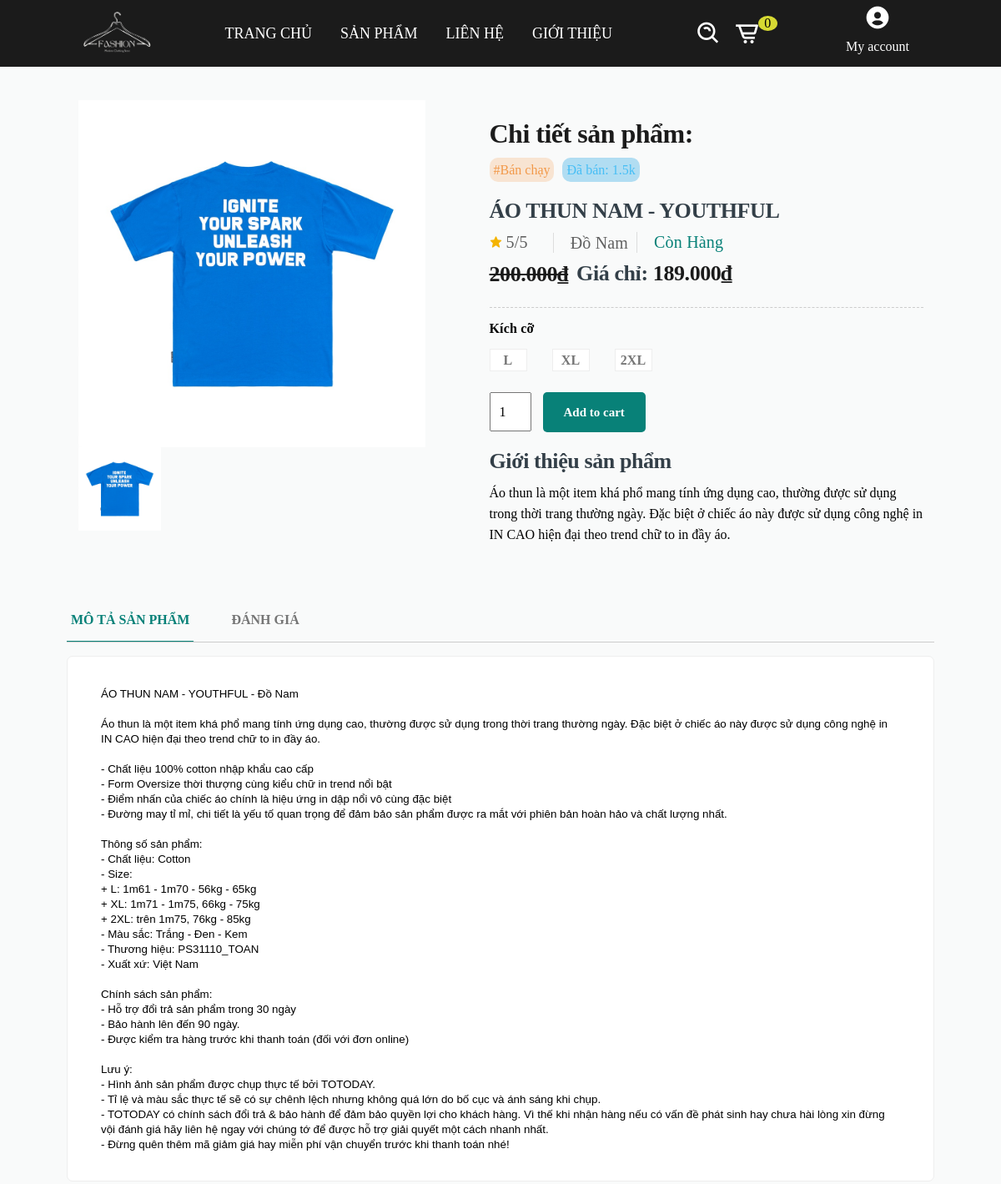
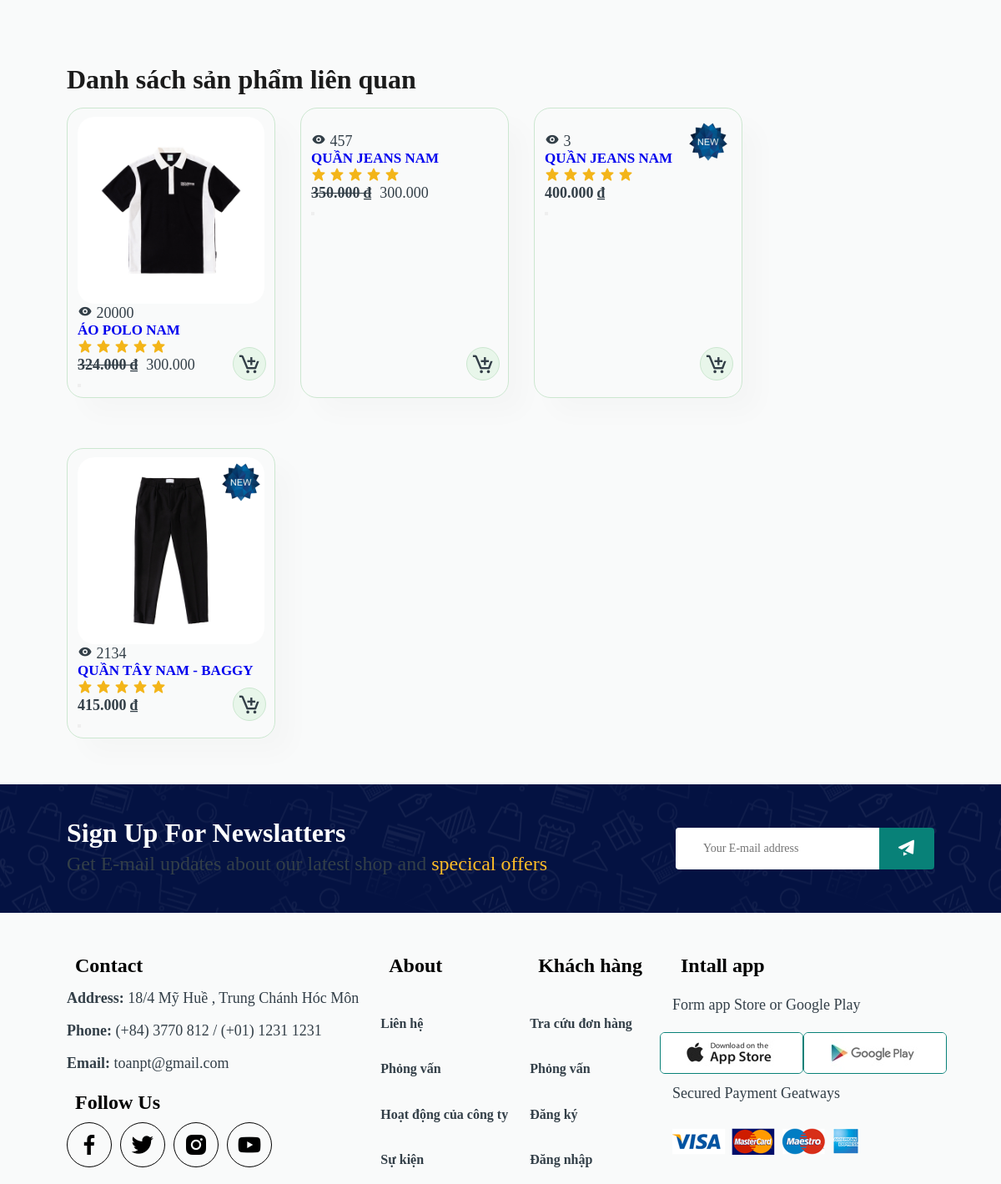
The page /index.php?page=details&id=2 on the database its author committed (2 pictures, top to bottom).
### tables this page shows
CREATE TABLE `sanpham` (
  `id` int(6) NOT NULL,
  `tensp` varchar(100) NOT NULL,
  `hinhanh` varchar(200) NOT NULL,
  `variant` longtext NOT NULL,
  `giasp` float NOT NULL,
  `khuyenmai` int(6) NOT NULL,
  `view` int(10) NOT NULL,
  `trangthai` int(6) NOT NULL DEFAULT 0 COMMENT ' 0= sản phẩm thường ;\r\n1=best seler;\r\n 2=new  ;\r\n',
  `mota` varchar(300) NOT NULL,
  `size` varchar(10) NOT NULL COMMENT 'S,M,XL,XXL',
  `mausac` varchar(6) NOT NULL DEFAULT '0',
  `iddm` int(6) NOT NULL
);

CREATE TABLE `danhmuc` (
  `id` int(6) NOT NULL,
  `tendm` varchar(50) NOT NULL,
  `noidung` varchar(100) NOT NULL,
  `hinhanh` varchar(200) NOT NULL,
  `parent` int(6) NOT NULL,
  `hienthi` int(6) NOT NULL DEFAULT 0
);

### dao/pdo.php (called while the page is built, shortened)
<?php
function pdo_get_connection(){
    $dburl = "mysql:host=localhost;dbname=daaa;charset=utf8";
    $username = 'root';
    $password = '';
    $conn = new PDO($dburl, $username, $password);
    $conn->setAttribute(PDO::ATTR_ERRMODE, PDO::ERRMODE_EXCEPTION);
    return $conn;
}
function pdo_query($sql){
    $sql_args = array_slice(func_get_args(), 1);
    try{
        $conn = pdo_get_connection();
        $stmt = $conn->prepare($sql);
        $stmt->execute($sql_args);
        $rows = $stmt->fetchAll();
        return $rows;
    }
    catch(PDOException $e){
        throw $e;
    }
    finally{
        unset($conn);
    }
}
function pdo_query_one($sql) {
    $sql_args = array_slice(func_get_args(), 1);
    try {
        $conn = pdo_get_connection();
        $stmt = $conn->prepare($sql);
        $stmt->execute($sql_args);
        $row = $stmt->fetch(PDO::FETCH_ASSOC);
        return $row ?: [];
    } catch (PDOException $e) {
        throw $e;
    } finally {
        unset($conn);
    }
}
function pdo_query_value($sql) {
    $sql_args = array_slice(func_get_args(), 1);
    try {
        $conn = pdo_get_connection();
        $stmt = $conn->prepare($sql);
        $stmt->execute($sql_args);
        $value = $stmt->fetchColumn();
        return $value !== false ? $value : null;
    } catch (PDOException $e) {
        throw $e;
    } finally {
        unset($conn);
    }
}

### dao/danhmuc.php (called while the page is built, shortened)
<?php
    function get_namedm($id){
        $sql = "SELECT tendm FROM danhmuc WHERE id=? ";
        return pdo_query_value($sql,$id);
    }
?>

### dao/product.php (the view, shortened to what this page needs)
<?php
    function get_dssp_lienquan($iddm,$id){
      $sql = "SELECT * FROM sanpham WHERE iddm=? AND id<>? ORDER BY id DESC limit 4";
      return pdo_query($sql,$iddm,$id);
  }
  function sp_dexuat($limi){
    $sql= "SELECT * FROM sanpham WHERE trangthai=3 ORDER BY id DESC limit ".$limi;
    return pdo_query($sql);
}
    function sp_new($limi){
        $sql= "SELECT * FROM sanpham WHERE trangthai=2 ORDER BY id DESC limit ".$limi;
        return pdo_query($sql);
    }
    function sp_bestseler($limi){
        $sql= "SELECT * FROM sanpham WHERE trangthai=1 AND view>1000 ORDER BY id DESC limit ".$limi;
        return pdo_query($sql);
    }
    function get_details($id){
      $sql = "SELECT * FROM sanpham WHERE id=?";
      return  pdo_query_one($sql,$id);
  }
  function showsp($dssp){
    $html_dssp = "";
    foreach ($dssp as $sp) {
        extract($sp);
        $sell_vnd = number_format($khuyenmai , 0, ',', '.');
        $giagoc_vnd = number_format($giasp , 0, ',', '.');
        if($trangthai == 1){
            $best = '<img class="new" src="layout/img/product/iconbest.png" alt="">';
        } else if ($trangthai == 2 || $trangthai == 3) {
            $best = '<img class="new" src="layout/img/product/iconnew.png" alt="">';
        } else {
            $best = '';
        }
        if($khuyenmai > 0 && $giasp > 0){
            $sell = '<span>'.number_format($khuyenmai , 0, ',', '.').'</span>';
            $giagoc = '<h4 class="sell">'.$giagoc_vnd.' ₫</h4>';
        } else {
            $sell = "";
            $giagoc = '<h4>'.$giagoc_vnd.' ₫</h4>';
        }
        $html_dssp .= '
        <div class="pro">
            <a href="index.php?page=details&id='.$id.'">
                '.$best.'
                <img class="img" src="layout/img/product/'.$hinhanh.'" alt="">
                <div class="des">
                    <span><i class="bx bxs-show"></i> '.$view.'</span>
                    <h5>'.$tensp.'</h5>
                    <div class="star">
                        <i class="bx bxs-star"></i>
                        <i class="bx bxs-star"></i>
                        <i class="bx bxs-star"></i>
                        <i class="bx bxs-star"></i>
                        <i class="bx bxs-star"></i>
                    </div>
                    <span class="price">
                        '.$giagoc.'
                        '.$sell.'
                    </span>
                </div>
            </a>
            <form action="index.php?page=addcart" method="post"">
                <input type="hidden" name="id" value="'.$id.'">
                <input type="hidden" name="tensp" value="'.$tensp.'">
                <input type="hidden" name="hinhanh" value="'.$hinhanh.'">
                <input type="hidden" name="sell" value="'.$sell_vnd.'">
                <input type="hidden" name="giagoc" value="'.$giagoc_vnd.'">
                <input type="hidden" name="soluong" value="1">
                <button type="submit"  name="addcart">
                    <i class="bx bx-cart-add cart"></i>
                </button>
            </form>
        </div>';
    }
    return $html_dssp;
}
?>

### view/details.php (shortened to what this page needs)
<?php
$html_splienquan = showsp($sp_lienquan);
extract($sp_chitiet);
if ($mota == "") {
    $mota_sp = "Không có thông tin giới thiệu cho sản phẩm này";
} else {
    $mota_sp = $mota;
}
?>
<section id="product-details" class="product-details">
    <div class="single-pro-image">
        <img src="layout/img/product/<?= $hinhanh ?>" alt="" width="100%" id="MainImg">
        <div class="small-img-group">
            <div class="small-img-col">
                <img src="layout/img/product/<?= $hinhanh ?>" width="100%" class="smallimg" alt="">
            </div>
            <div class="small-img-col">
            </div>
            <div class="small-img-col">
            </div>
            <div class="small-img-col">
            </div>
        </div>
    </div>
    <div class="single-pro-details">
        <div class="BOX-hot pd-detail__price">
            <h1 class="title-details">Chi tiết sản phẩm:</h1>
            <div class="box-hot1">
                <span style="background-color:#F8E4D2 ; color: #F2994A;border-radius: 10px;">#Bán chạy</span>
                <span style="background-color: #b1ddf2; color: hsl(199, 90%, 62%);border-radius: 10px;">Đã bán: 1.5k</span>
            </div>
            <h1><?= $tensp ?></h1>
            <div class="product-rate-sku">
                <div class="rate">
                    <i class='bx bxs-star'></i>
                    <span>5/5</span>
                </div>
                <div class="sku">
                    <?= $titlepage ?>
                </div>
                <div class="status">
                    <span class="available">Còn Hàng</span>
                </div>
            </div>
            <?php
            $sell_vnd = number_format($khuyenmai, 0, ',', '.');
            $giagoc_vnd = number_format($giasp, 0, ',', '.');
            if ($giasp > 0 && $khuyenmai > 0) {
                echo '
                            <div style=" display: flex; align-item: center; gap: 10px ">
                                <h1 style="margin:0px" class="price">
                                <span class="sell ">' . $giagoc_vnd . '₫ </span>
                                </h1>
                                <h1 style="margin:0px">Giá chỉ: <span>' . $sell_vnd . '₫ </span></h1>
                            </div>
                            ';
            } else {
                echo '<h1 style="margin:0px">Giá: <span>' . $giagoc_vnd . '₫ </span></h1>';
            }
            ?>
        </div>
        <div class="sizePicker clearfix py-3 mt-3">
            <label class="control-label">Kích cỡ</label>
            <p class="size req d-flex flex-wrap" data-column="i5">
                <span>
                    <a data-value="276820" href="javascript:void(0)" class="">L</a>
                </span>
                <span>
                    <a data-value="276821" href="javascript:void(0)" class="">XL</a>
                </span>
                <span>
                    <a data-value="276822" href="javascript:void(0)" class="">2XL</a>
                </span>
            </p>
        </div>
        <form action="index.php?page=addcart" method="post">
            <input type="number" name="soluong" value="1" min="1" max="10">
            <button type="submit" name="addcart" class="addcart">Add to cart</button>
        </form>
        <div class="info-product-">
            <h1>Giới thiệu sản phẩm</h1>
            <span>
                <?= $mota_sp ?>
            </span>
        </div>
    </div>
</section>
<section id="product-tab-details">
    <ul id="pill-tab" class="pill-tab" role="tablist">
        <li class="nav-item" role="presentation">
            <button class="navlink active pills-home-tab" id="pills-home-tab">Mô tả sản phẩm</button>
        </li>
        <li class="nav-item" role="presentation">
            <button class="navlink pills-profile-tab" id="pills-profile-tab">Đánh giá</button>
        </li>
    </ul>
    <div class="tab-content" id="tabContent">
        <div class="tab-home fade active show" id="tab-home">
            <p class="tt_spchitiet">
                <span><?= $tensp ?> - <?= $titlepage ?></span>
                <br><br>
                <span>
                    <?= $mota_sp ?>
                </span>
                <br><br>
                <span>- Chất liệu 100% cotton nhập khẩu cao cấp</span>
                <br><span>- Form Oversize thời thượng cùng kiểu chữ in trend nổi bật</span>
                <br><span>- Điểm nhấn của chiếc áo chính là hiệu ứng in dập nổi vô cùng đặc biệt</span>
                <br><span>- Đường may tỉ mỉ, chi tiết là yếu tố quan trọng để đảm bảo sản phẩm được ra mắt với phiên bản hoàn hảo và chất lượng nhất.</span>
                <br><br>
                <span>Thông số sản phẩm:</span>
                <br><span>- Chất liệu: Cotton</span>
                <br><span>- Size:&nbsp;</span>
                <br><span>+ L: 1m61 - 1m70 - 56kg - 65kg&nbsp;</span>
                <br><span>+ XL: 1m71 - 1m75, 66kg - 75kg&nbsp;</span>
                <br><span>+ 2XL: trên 1m75, 76kg - 85kg&nbsp;</span>
                <br><span>- Màu sắc: Trắng - Đen - Kem</span>
                <br><span>- Thương hiệu: PS31110_TOAN</span>
                <br><span>- Xuất xứ: Việt Nam</span>
                <br><br><span>Chính sách sản phẩm:</span>
                <br><span>- Hỗ trợ đổi trả sản phẩm trong 30 ngày&nbsp;</span>
                <br><span>- Bảo hành lên đến 90 ngày.</span>
                <br><span>- Được kiểm tra hàng trước khi thanh toán (đối với đơn online)</span>
                <br><br><span>Lưu ý:&nbsp;</span>
                <br><span>- Hình ảnh sản phẩm được chụp thực tế bởi TOTODAY.&nbsp;</span>
                <br><span>- Tỉ lệ và màu sắc thực tế sẽ có sự chênh lệch nhưng không quá lớn do bố cục và ánh sáng khi chụp.&nbsp;</span>
                <br><span>- TOTODAY có chính sách đổi trả &amp; bảo hành để đảm bảo quyền lợi cho khách hàng. Vì thế khi nhận hàng nếu có vấn đề phát sinh hay chưa hài lòng xin đừng vội đánh giá hãy liên hệ ngay với chúng tớ để được hỗ trợ giải quyết một cách nhanh nhất.&nbsp;</span>
                <br><span>- Đừng quên thêm mã giảm giá hay miễn phí vận chuyển trước khi thanh toán nhé!</span>
            </p>
        </div>
    </div>
</section>
<section id="product1">
    <h1 class="title-details dssplq">Danh sách sản phẩm liên quan</h1>
    <div class="pro-container">
        <?= $html_splienquan ?>
    </div>
</section>

### rows shown on the page
sanpham: hinhanh (picture), tensp "ÁO THUN NAM - YOUTHFUL", iddm.tendm "Đồ Nam", giasp "200.000", khuyenmai "189.000", mota "Áo thun là một item khá phổ mang tính ứng dụng cao, thường được sử dụng trong thời trang thường ngày. Đặc biệt ở chiếc áo này được sử dụng công nghệ in IN CAO hiện đại theo trend chữ to in đầy áo."
sanpham: hinhanh (picture), view "20000", tensp "ÁO POLO NAM", giasp "324.000", khuyenmai "300.000"
sanpham: view "457", tensp "QUẦN JEANS NAM", giasp "350.000", khuyenmai "300.000"
sanpham: view "3", tensp "QUẦN JEANS NAM", giasp "400.000"
sanpham: shows a picture, view "2134", tensp "QUẦN TÂY NAM - BAGGY", giasp "415.000"

### other values the page prints
$total_cart "0"
